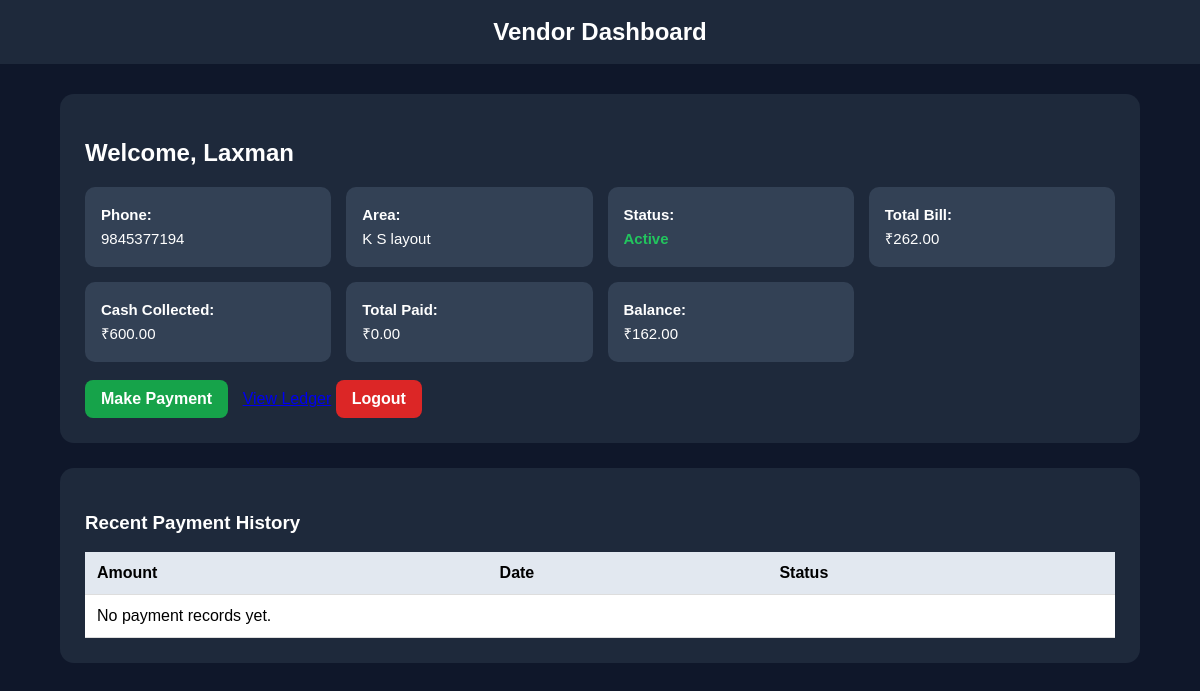
/vendor-dashboard/ (signed in), run on the app's committed database.
### core/models.py (models this page shows, shortened)
class Vendor(models.Model):
    name = models.CharField(max_length=100)
    phone = models.CharField(max_length=20, unique=True)
    password = models.CharField(max_length=100, default="demo@123")
    area = models.ForeignKey(Area, on_delete=models.CASCADE, related_name="vendors")
    opening_balance = models.DecimalField(max_digits=12, decimal_places=2, default=0)
    is_active = models.BooleanField(default=True)

class Area(models.Model):
    name = models.CharField(max_length=100, unique=True)
    is_active = models.BooleanField(default=True)

### core/views.py (the view)
# urls.py: path('vendor-dashboard/', views.vendor_dashboard, name='vendor_dashboard'),
def vendor_dashboard(request):
    vendor_id = request.session.get("vendor_id")
    if not vendor_id:
        return redirect("vendor_login")
    vendor = get_object_or_404(Vendor, id=vendor_id)
    indents = DailyIndent.objects.filter(vendor=vendor).prefetch_related(
        "newspaper_items__newspaper",
        "magazine_items__magazine",
    ).order_by("date")
    payments = Payment.objects.filter(vendor=vendor).order_by("-date", "-id")
    total_indent_amount = Decimal("0.00")
    total_cash_collected = Decimal("0.00")
    balance = Decimal(vendor.opening_balance or 0)
    for indent in indents:
        subtotal = indent.total_amount()
        cash = Decimal(indent.cash_collected or 0)
        total_indent_amount += subtotal
        total_cash_collected += cash
        balance = balance + subtotal - cash
    total_paid = Decimal("0.00")
    for payment in payments:
        if payment.is_paid:
            total_paid += Decimal(payment.amount or 0)
    balance = balance - total_paid
    return render(request, "core/vendor_dashboard.html", {
        "vendor": vendor,
        "payments": payments[:5],
        "total_indent_amount": total_indent_amount,
        "total_cash_collected": total_cash_collected,
        "total_paid": total_paid,
        "balance": balance,
    })

### core/models.py (called while the page is built)
    def total_amount(self):
        total = Decimal("0.00")
        for item in self.newspaper_items.all():
            total += item.line_amount()
        for item in self.magazine_items.all():
            total += item.line_amount()
        return total

    def net_quantity(self):
        return max(self.quantity - self.returned_quantity, 0)

    def line_amount(self):
        day_number = self.daily_indent.date.weekday()  # 0 Monday ... 6 Sunday
        price = self.newspaper.weekend_price if day_number in [5, 6] else self.newspaper.weekday_price
        return Decimal(self.net_quantity()) * Decimal(price)

### core/templates/core/vendor_dashboard.html (shortened to what this page needs)
<!DOCTYPE html>
<html>
<head>
</head>
<body>
<div class="header">Vendor Dashboard</div>
<div class="container">
    <div class="card">
        <h2>Welcome, {{ vendor.name }}</h2>
        <div class="info-grid">
            <div class="info-box">
                <strong>Phone:</strong><br>
                {{ vendor.phone }}
            </div>
            <div class="info-box">
                <strong>Area:</strong><br>
                {{ vendor.area.name }}
            </div>
            <div class="info-box">
                <strong>Status:</strong><br>
                {% if vendor.is_active %}
                    <span class="status-active">Active</span>
                {% else %}
                    <span class="status-inactive">Inactive</span>
                {% endif %}
            </div>
            <div class="info-box">
                <strong>Total Bill:</strong><br>
                ₹{{ total_indent_amount }}
            </div>
            <div class="info-box">
                <strong>Cash Collected:</strong><br>
                ₹{{ total_cash_collected }}
             </div>
            <div class="info-box">
                <strong>Total Paid:</strong><br>
                ₹{{ total_paid }}
            </div>
            <div class="info-box">
                <strong>Balance:</strong><br>
                ₹{{ balance }}
            </div>
        </div>
        <a href="{% url 'vendor_payment_page' vendor.id %}" class="btn pay-btn">Make Payment</a>
        <a href="{% url 'vendor_ledger_page' %}">View Ledger</a>
        <a href="{% url 'vendor_logout' %}" class="btn logout-btn">Logout</a>
    </div>
    <div class="card">
        <h3>Recent Payment History</h3>
        <table>
            <tr>
                <th>Amount</th>
                <th>Date</th>
                <th>Status</th>
            </tr>
            {% for p in payments %}
            <tr>
                <td>₹{{ p.amount }}</td>
                <td>{{ p.date }}</td>
                <td>
                    {% if p.is_paid %}
                        <span class="paid">Paid</span>
                    {% else %}
                        <span class="pending">Pending</span>
                    {% endif %}
                </td>
            </tr>
            {% empty %}
            <tr>
                <td colspan="3">No payment records yet.</td>
            </tr>
            {% endfor %}
        </table>
    </div>
</div>
</body>
</html>

### core/templates/core/vendor_dashboard.html (style rules this page uses)
body { margin:0; font-family:Arial, sans-serif; background:#0f172a; color:white; }
.header { background:#1e293b; padding:18px; text-align:center; font-size:24px; font-weight:bold; }
.container { width:90%; max-width:1100px; margin:30px auto; }
.card { background:#1e293b; padding:25px; border-radius:14px; margin-bottom:25px; }
.info-grid { display:grid; grid-template-columns:repeat(auto-fit, minmax(220px, 1fr)); gap:15px; margin-top:20px; }
.info-box { background:#334155; padding:16px; border-radius:10px; font-size:15px; line-height:1.6; }
.status-active { color:#22c55e; font-weight:bold; }
.btn { display:inline-block; padding:10px 16px; border-radius:8px; text-decoration:none; color:white; margin-right:10px; margin-top:18px; font-weight:bold; }
.pay-btn { background:#16a34a; }
.logout-btn { background:#dc2626; }
table { width:100%; background:white; color:black; border-collapse:collapse; margin-top:15px; }
th, td { padding:12px; border-bottom:1px solid #ddd; text-align:left; }
th { background:#e2e8f0; }

### data on the page
Vendor: name "Laxman", phone "9845377194", area.name "K S layout"

### other printed values
{{ total_indent_amount }} "262.00"
{{ total_cash_collected }} "600.00"
{{ total_paid }} "0.00"
{{ balance }} "162.00"
